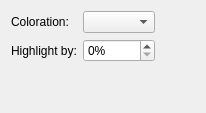
     <widget class="QWidget" name="page_6">
      <layout class="QGridLayout">
       <item row="0" column="0">
        <widget class="QLabel" name="label_18">
         <property name="text">
          <string>Coloration:</string>
         </property>
        </widget>
       </item>
       <item row="0" column="2">
        <widget class="QComboBox" name="coloredMouseOver"/>
       </item>
       <item row="0" column="3">
        <spacer>
         <property name="orientation">
          <enum>Qt::Horizontal</enum>
         </property>
         <property name="sizeHint" stdset="0">
          <size>
           <width>40</width>
           <height>20</height>
          </size>
         </property>
        </spacer>
       </item>
       <item row="1" column="0" colspan="2">
        <widget class="QLabel" name="textLabel1_8">
         <property name="whatsThis">
          <string>This controls the % that widgets will be highlighted by when the mouse hovers over them</string>
         </property>
         <property name="text">
          <string>Highlight by:</string>
         </property>
         <property name="wordWrap">
          <bool>false</bool>
         </property>
        </widget>
       </item>
       <item row="1" column="2">
        <widget class="QSpinBox" name="highlightFactor">
         <property name="suffix">
          <string>%</string>
         </property>
        </widget>
       </item>
       <item row="2" column="1" colspan="2">
        <spacer>
         <property name="orientation">
          <enum>Qt::Vertical</enum>
         </property>
         <property name="sizeHint" stdset="0">
          <size>
           <width>20</width>
           <height>40</height>
          </size>
         </property>
        </spacer>
       </item>
      </layout>
     </widget>
